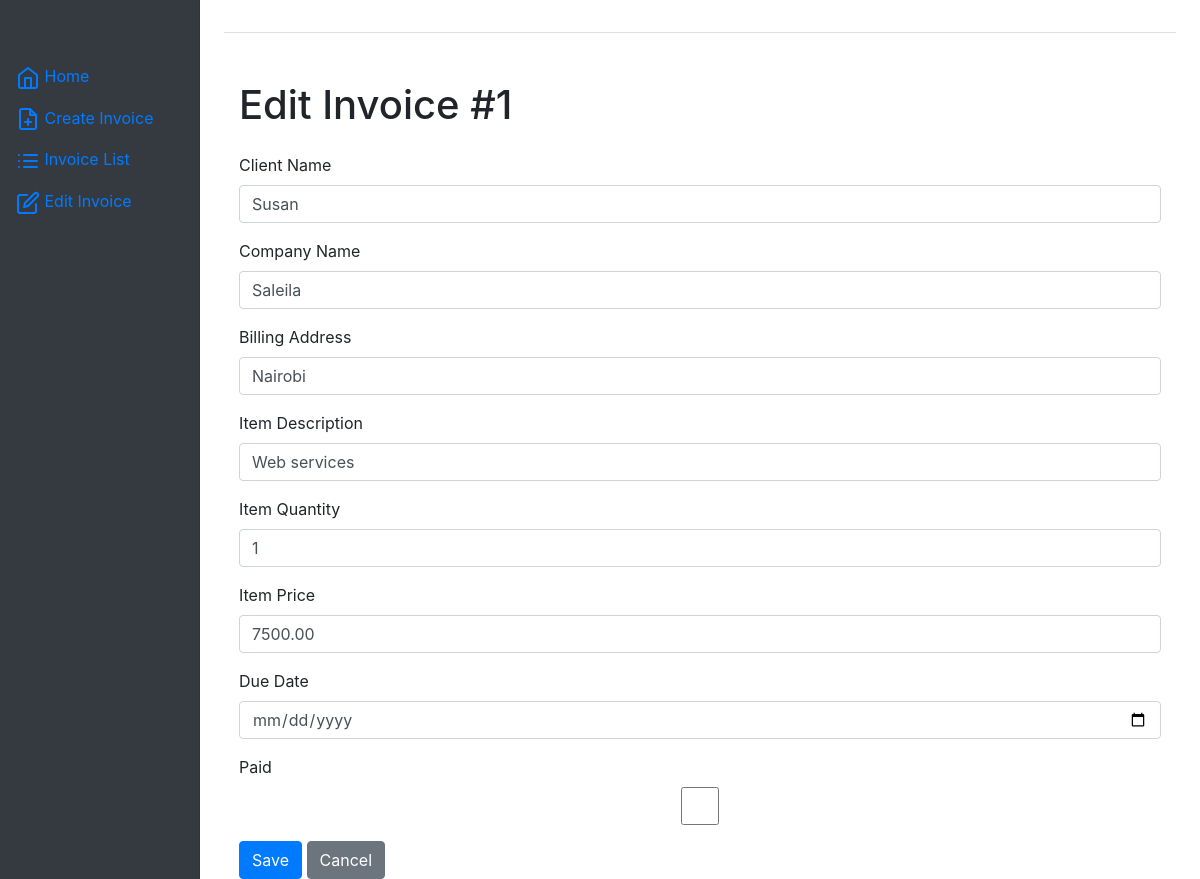
Page /invoice/invoice/1/edit/ on the committed database.
### invoice_generator/models.py (models this page shows, shortened)
class Invoice(models.Model):
    company_name = models.CharField(max_length=100)
    client_name = models.CharField(max_length=200)
    billing_address = models.CharField(max_length=200)
    item_description = models.TextField()
    item_quantity = models.IntegerField()
    item_price = models.DecimalField(max_digits=10, decimal_places=2)
    created_at = models.DateTimeField(auto_now_add=True)
    due_date = models.DateTimeField()
    paid = models.BooleanField(default=False)

### invoice_generator/views.py (the view)
# urls.py: path('invoice/<int:invoice_id>/edit/', edit_invoice, name='edit_invoice'),
def edit_invoice(request, invoice_id):
    invoice = get_object_or_404(Invoice, id=invoice_id)
    if request.method == 'POST':
        form = InvoiceForm(request.POST, instance=invoice)
        if form.is_valid():
            form.save()
            return redirect('invoice_generator:invoice_detail', invoice_id=invoice.id)
    else:
        form = InvoiceForm(instance=invoice)
    return render(request, 'invoice/edit_invoice.html', {'form': form, 'invoice':invoice})

### invoice_generator/forms.py
class InvoiceForm(forms.ModelForm):
    class Meta:
        model = Invoice
        fields = [
            'client_name',
            'company_name',
            'billing_address',
            'item_description',
            'item_quantity',
            'item_price',
            'due_date',
            'paid'
        ]

### login/templates/invoice/edit_invoice.html (shortened to what this page needs)
{% extends 'invoice/index.html' %}
{% block content %}
<div class="container mt-5">
    <h1 class="mb-4">Edit Invoice #{{ invoice.id }}</h1>
    <form method="post">
        <div class="form-group">
            <label for="client_name">Client Name</label>
            <input type="text" class="form-control" id="client_name" name="client_name" value="{{ form.client_name.value }}">
        </div>
        <div class="form-group">
            <label for="company_name">Company Name</label>
            <input type="text" class="form-control" id="company_name" name="company_name" value="{{ form.company_name.value }}">
        </div>
        <div class="form-group">
            <label for="billing_address">Billing Address</label>
            <input type="text" class="form-control" id="billing_address" name="billing_address" value="{{ form.billing_address.value }}">
        </div>
        <div class="form-group">
            <label for="item_description">Item Description</label>
            <input type="text" class="form-control" id="item_description" name="item_description" value="{{ form.item_description.value }}">
        </div>
        <div class="form-group">
            <label for="item_quantity">Item Quantity</label>
            <input type="number" class="form-control" id="item_quantity" name="item_quantity" value="{{ form.item_quantity.value }}">
        </div>
        <div class="form-group">
            <label for="item_price">Item Price</label>
            <input type="number" class="form-control" id="item_price" name="item_price" value="{{ form.item_price.value }}">
        </div>
        <div class="form-group">
            <label for="due_date">Due Date</label>
            <input type="date" class="form-control" id="due_date" name="due_date" value="{{ form.due_date.value }}">
        </div>
        <div class="form-group">
            <label for="paid">Paid</label>
            <input type="checkbox" class="form-control" id="paid" name="paid" value="{{ form.paid.value }}">
        </div>
        <button type="submit" class="btn btn-primary">Save</button>
        <a href="{% url 'invoice_generator:invoice_detail' invoice.id %}" class="btn btn-secondary">Cancel</a>
    </form>
</div>
{% endblock %}

### rows in the picture
Invoice: id "1", client_name "Susan", company_name "Saleila", billing_address "Nairobi", item_description "Web services", item_price "7500.00"
